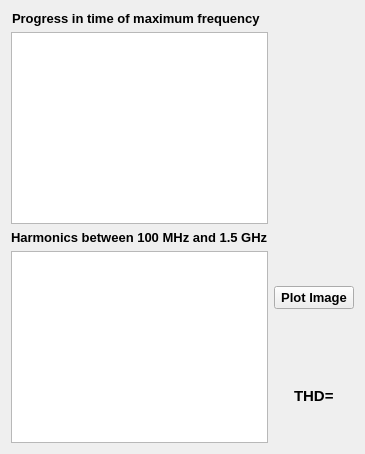
      <widget class="QWidget" name="tab_4">
       <attribute name="title">
        <string>Agilent</string>
       </attribute>
       <layout class="QGridLayout" name="gridLayout_13">
        <item row="0" column="0">
         <layout class="QGridLayout" name="gridLayout_4">
          <item row="1" column="0">
           <widget class="QGraphicsView" name="graphicsView_4">
            <property name="maximumSize">
             <size>
              <width>700</width>
              <height>16777215</height>
             </size>
            </property>
           </widget>
          </item>
          <item row="2" column="0" alignment="Qt::AlignHCenter">
           <widget class="QLabel" name="label_14">
            <property name="font">
             <font>
              <pointsize>10</pointsize>
              <weight>75</weight>
              <bold>true</bold>
             </font>
            </property>
            <property name="text">
             <string>Harmonics between 100 MHz and 1.5 GHz</string>
            </property>
           </widget>
          </item>
          <item row="0" column="0" alignment="Qt::AlignHCenter">
           <widget class="QLabel" name="label_13">
            <property name="font">
             <font>
              <pointsize>10</pointsize>
              <weight>75</weight>
              <bold>true</bold>
             </font>
            </property>
            <property name="text">
             <string>Progress in time of maximum frequency  </string>
            </property>
           </widget>
          </item>
          <item row="3" column="1">
           <layout class="QVBoxLayout" name="verticalLayout_5">
            <item alignment="Qt::AlignHCenter|Qt::AlignVCenter">
             <widget class="QPushButton" name="pushButton_7">
              <property name="font">
               <font>
                <pointsize>10</pointsize>
                <weight>75</weight>
                <bold>true</bold>
               </font>
              </property>
              <property name="text">
               <string>Plot Image</string>
              </property>
             </widget>
            </item>
            <item alignment="Qt::AlignHCenter|Qt::AlignVCenter">
             <widget class="QLabel" name="label_36">
              <property name="font">
               <font>
                <pointsize>11</pointsize>
                <weight>75</weight>
                <bold>true</bold>
               </font>
              </property>
              <property name="text">
               <string>THD=</string>
              </property>
             </widget>
            </item>
           </layout>
          </item>
          <item row="3" column="0">
           <widget class="QGraphicsView" name="graphicsView_5">
            <property name="maximumSize">
             <size>
              <width>700</width>
              <height>16777215</height>
             </size>
            </property>
           </widget>
          </item>
         </layout>
        </item>
       </layout>
      </widget>
